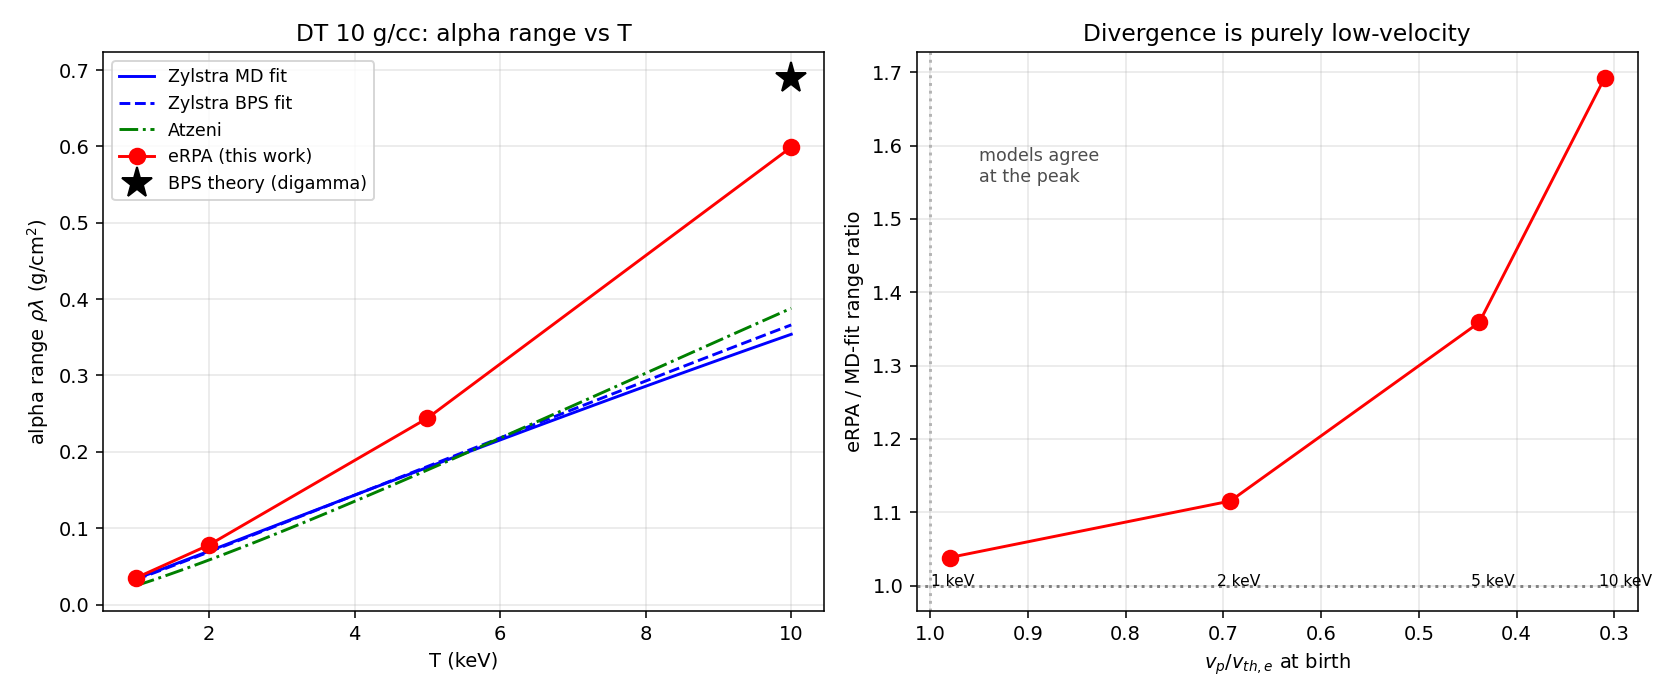

This chart was generated by the following Python code:
# SPDX-License-Identifier: GPL-3.0-or-later
# Copyright (C) 2026 T. A. Mehlhorn, M. F. Gu, and I. Golovkin
"""alpha_range_models.py -- DT-alpha range vs temperature: eRPA (this work) vs the
published MD/BPS/Atzeni parameterizations, showing the low-velocity divergence.
eRPA points computed with dedx.py at ne-matched H density; fits from Zylstra &
Hurricane PoP 26,062701(2019) Eq.12/Tab.I (MD,BPS), Atzeni Eq.8. BPS-theory point
= digamma-corrected Coulomb log (Born regime). 3.5 MeV alpha in DT, 10 g/cc."""
import numpy as np, matplotlib; matplotlib.use('Agg'); import matplotlib.pyplot as plt
c=2.998e10; mec2=511000.0
def MD(T,r): rr=r/100.; return (0.01705*T**1.0706/(1+0.01133*T**1.0706))*(1+1.5793*rr**0.1987)
def BPSf(T,r): rr=r/100.; return (0.01556*T**1.0804/(1+0.007144*T**1.0804))*(1+1.7823*rr**0.2003)
def Atz(T): return 0.025*T**1.25/(1+0.0082*T**1.25)
rho=10.0
Tg=np.linspace(1,10,60)
# eRPA computed points (this run)
Te=np.array([1,2,5,10]); eR=np.array([0.035,0.078,0.244,0.599])
vp=c*np.sqrt(2*0.875/931.494); vr=vp/(c*np.sqrt(Te*1e3/mec2))
fig,(ax,ax2)=plt.subplots(1,2,figsize=(12,5))
ax.plot(Tg,[MD(t,rho) for t in Tg],'b-',label='Zylstra MD fit')
ax.plot(Tg,[BPSf(t,rho) for t in Tg],'b--',label='Zylstra BPS fit')
ax.plot(Tg,[Atz(t) for t in Tg],'g-.',label='Atzeni')
ax.plot(Te,eR,'ro-',ms=8,label='eRPA (this work)')
ax.plot([10],[0.69],'k*',ms=16,label='BPS theory (digamma)')
ax.set_xlabel('T (keV)'); ax.set_ylabel(r'alpha range $\rho\lambda$ (g/cm$^2$)')
ax.set_title('DT 10 g/cc: alpha range vs T'); ax.legend(fontsize=9); ax.grid(alpha=.3)
# ratio vs velocity ratio
ax2.plot(vr,eR/np.array([MD(t,rho) for t in Te]),'ro-',ms=8)
ax2.axhline(1,color='0.5',ls=':'); ax2.axvline(1,color='0.7',ls=':')
for x,t in zip(vr,Te): ax2.annotate('%d keV'%t,(x,(eR/np.array([MD(tt,rho) for tt in Te]))[list(Te).index(t)]),
                                     (x*1.02,1.0),fontsize=8)
ax2.set_xlabel(r'$v_p/v_{th,e}$ at birth'); ax2.set_ylabel('eRPA / MD-fit range ratio')
ax2.set_title('Divergence is purely low-velocity'); ax2.invert_xaxis(); ax2.grid(alpha=.3)
ax2.text(0.95,1.55,'models agree\nat the peak',fontsize=9,ha='left',color='0.3')
fig.tight_layout(); fig.savefig('alpha_range_models.png',dpi=140); fig.savefig('alpha_range_models.pdf')
print('wrote alpha_range_models.png/.pdf')
